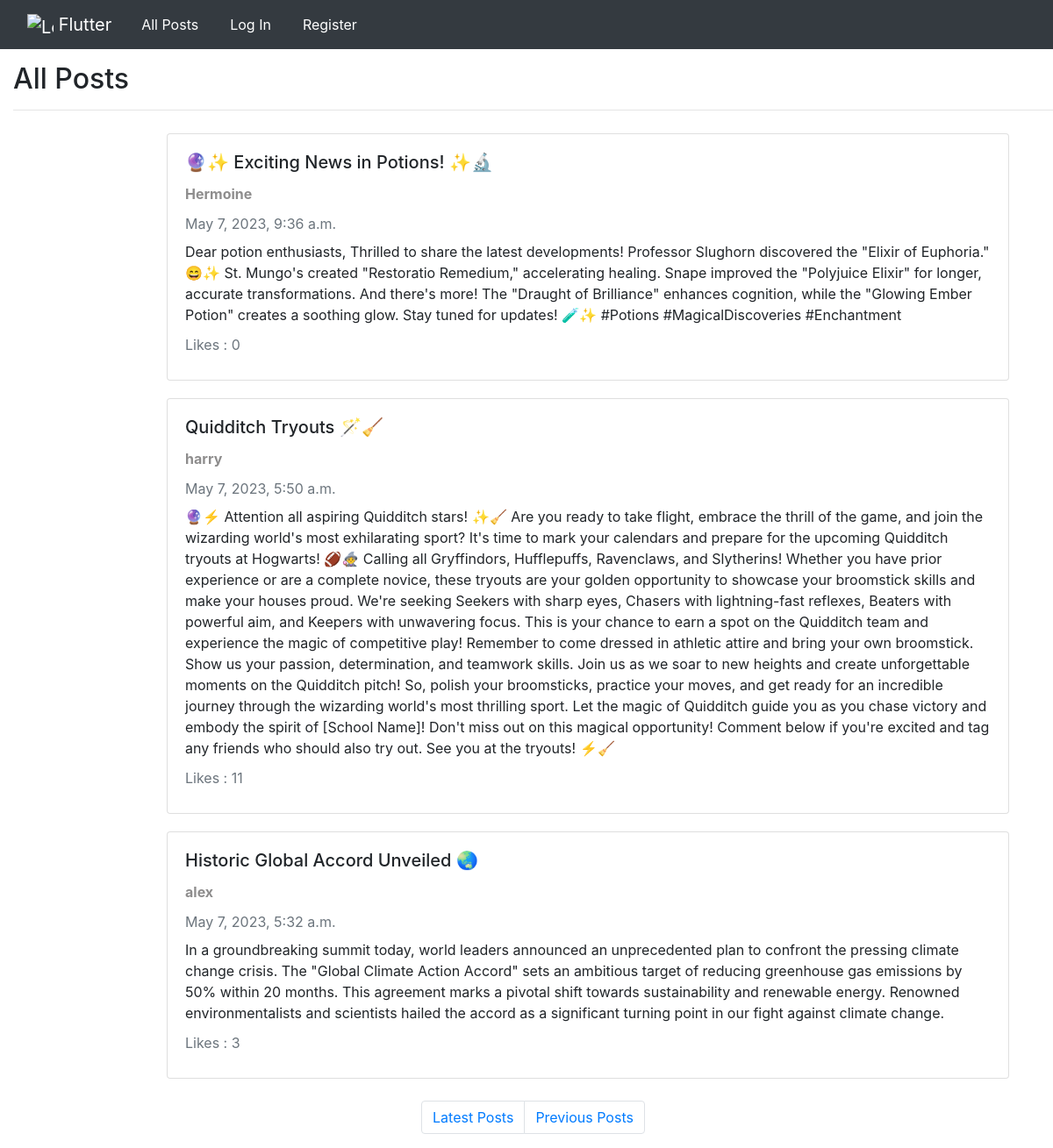
The app's page /, older data.
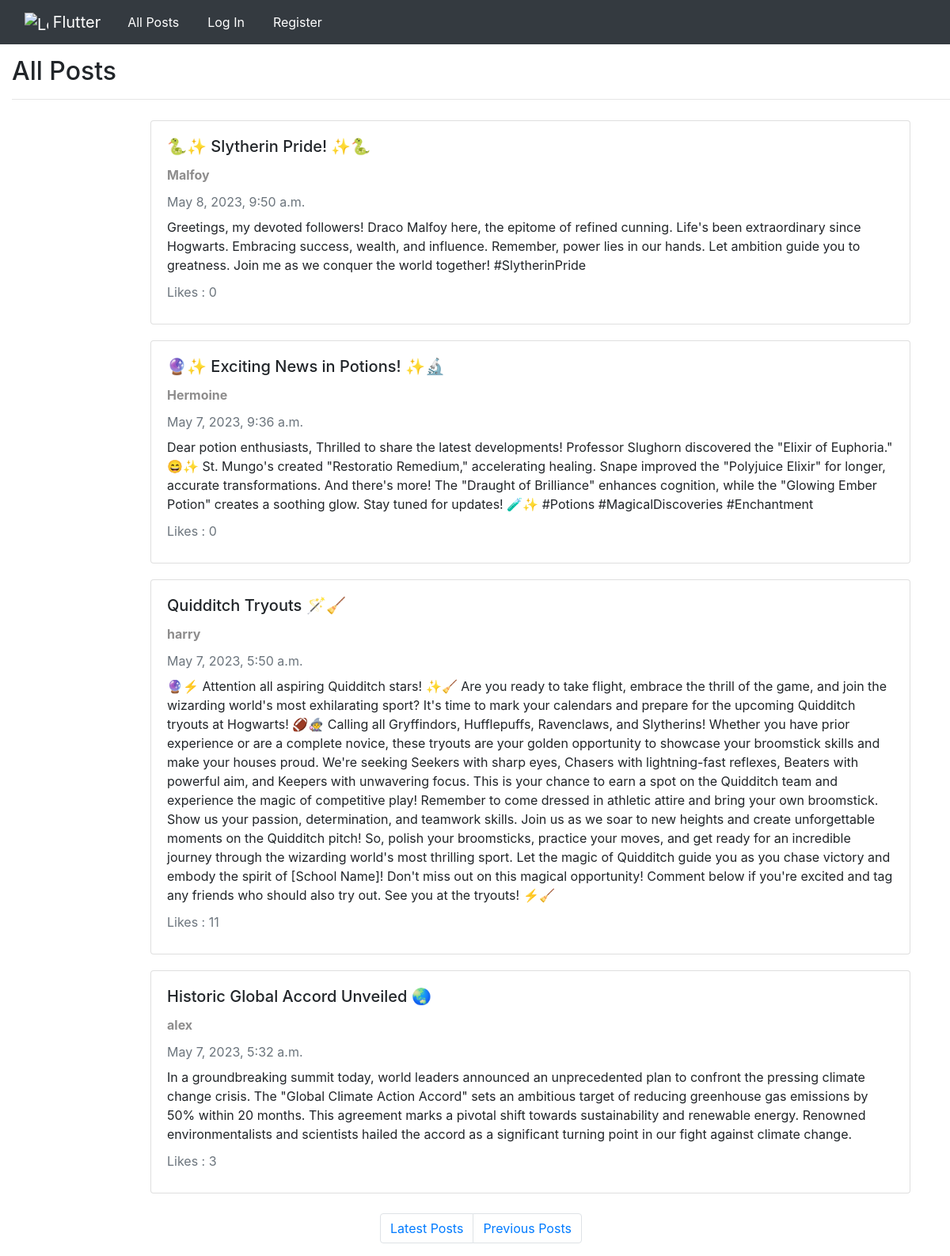
The same page, newer data.
### network/models.py (models this page shows, shortened)
class Post(models.Model):
    user= models.ForeignKey(User, on_delete=models.CASCADE)
    title = models.CharField(max_length=64)
    description = models.TextField(max_length=2000)
    timestamp = models.DateTimeField(auto_now_add=True)
    likes = models.IntegerField(default=0)

class User(AbstractUser):
    followers = models.ManyToManyField('self', related_name='following', symmetrical=False, blank=True)

### network/views.py (the view)
# urls.py: path("", views.index, name="index"),
def index(request):
    post = Post.objects.all()
    posts = post.order_by("-timestamp").all()
    paginator = Paginator(posts, 8) # Show 8 posts per page.
    page_number = 1
    if request.method =="POST":
        page_number_next = request.POST['page']
        if page_number_next == "Next":
            page_number += 1
        if page_number_next == "Previous":
            page_number = 1
    page_obj = paginator.get_page(page_number)
    query= page_obj.object_list
    return render(request, 'network/index.html', { "posts" : query})

### network/templates/network/index.html (shortened to what this page needs)
{% extends "network/layout.html" %}
{%load static%}
{% block body %}
<div class="blockbody">
    <h2>
        All Posts
    </h2>
    <hr>
</div>
{% for i in posts%}
<div class="cards">
    <div class="card" style="width: 60rem;">
        <div class="card-body">
          <h5 class="card-title">{{i.title}}</h5>
          <a href="{% url 'profile' i.user.username %}" style="color: rgb(142, 141, 141);"> <strong>{{i.user.username}}</strong></a>
          <p class="card-subtitle mb-2 text-muted">{{i.timestamp}}</p>
          <p class="card-text">{{i.description}}</p>
          <p class="card-subtitle mb-2 text-muted">Likes : {{i.likes}}</p>
        </div>
      </div>
</div>
{% endfor %}
<div class="blockbody">
  <form action="{% url 'index'%}" method="post">
  <nav aria-label="Page navigation example">
    <ul class="pagination justify-content-center">
      <li class="page-item">
        <button class="page-link" type="submit" value="Previous" name="page">Latest Posts</button>
      </li>
      <li class="page-item">
        <button class="page-link" type="submit" value="Next" name="page">Previous Posts</button>
      </li>
    </ul>
  </nav>
</form>
</div>
{% endblock %}

Row changes from the older to the newer data that the page shows:
added Post: title "🐍✨ Slytherin Pride! ✨🐍", user.username "Malfoy", timestamp "May 8, 2023, 9:50 a.m.", description "Greetings, my devoted followers! Draco Malfoy here, the epitome of refined cunning. Life's been extraordinary since Hogwarts. Embracing success, wealth, and influence. Remember, power lies in our hands. Let ambition guide you to greatness. Join me as we conquer the world together! #SlytherinPride", likes "0"
